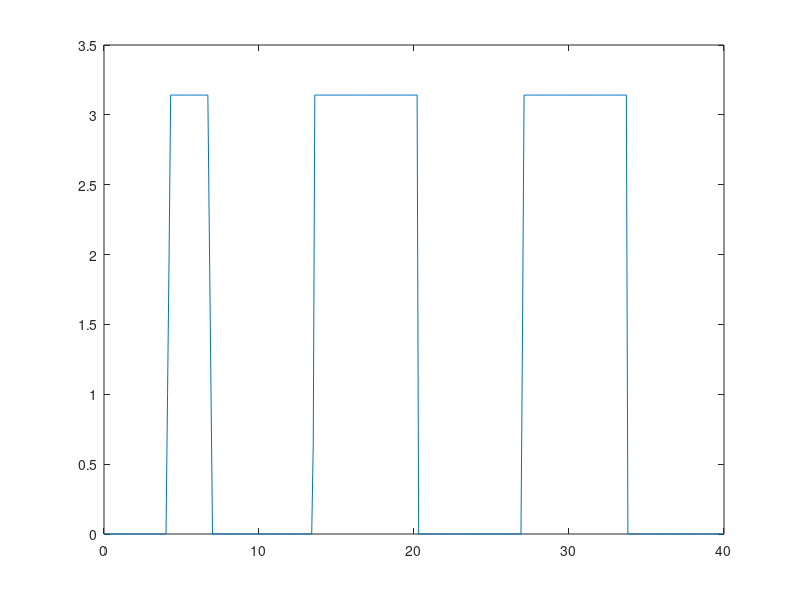

This figure's MATLAB source: (Note: this script raises an error after producing the figure.)
%willisjmps15 Figure 1a method applied to Lead - Silicone
clc
limsup=40;
step=0.1;
f=0:step:limsup;
w=(2*pi*1000).*f;
mu1=1.49*10^10;
mu2=4*10^5;
ro1=11600;
ro2=1300;
h2=0.0013;
h1=0.003;
h=h1+h2;
K2=0.1/h;

coef11=(ro1/mu1)*(w.^2);
coef12=(ro2/mu2)*(w.^2);
k11=sqrt(coef11-(K2^2));
k12=sqrt(coef12-(K2^2));
num2=mu2*k12;
num1=mu1*k11;
coefaux1=num2./num1;
coefaux2=num1./num2;
coefaux=coefaux1+coefaux2;

trM1=cos(h2*k12).*cos(h1*k11);
trM2=0.5*coefaux.*sin(h2*k12).*sin(h1*k11);
trM=trM1-trM2;
atrM=acos(trM);
iatrM=imag(acos(trM));
ratrM=real(acos(trM));

l1=plot(f,ratrM);
l1.Color='blue';
l1.LineWidth=2;
hold on
l2=plot(f, iatrM);
l2.Color='blue';
xlabel('f (kHz)'); 
ylabel('K1h'); 
headline='K2h='+string(K2*h);
prompt=text(limsup/10, max(max(ratrM),max(iatrM))+0.5, headline);

%{
plot(f,ratrM)
hold on
plot(f, iatrM)

M=[f.',trM1.',trM2.',trM.',atrM.'];
title=["f" "trM1" "trM2" "trM" "atrM"]
M=[title;M];
writematrix(M,'M_tab.txt','Delimiter','tab');
type 'M_tab.txt';
%}
